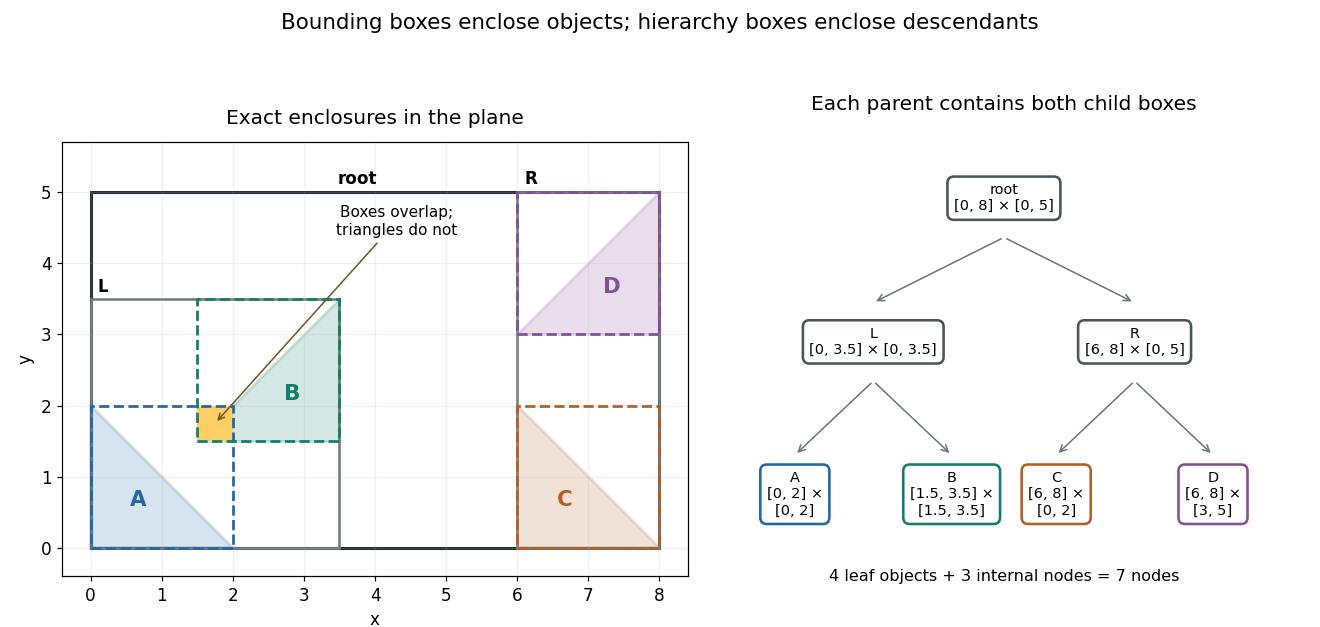

Reproduce this figure in Python.
"""Exact planar enclosures and their binary hierarchy.

Run from _media with Python 3.14, matplotlib 3.10.7 and numpy 2.3.5:
MPLBACKEND=Agg MPLCONFIGDIR=/tmp/codex-wiki-matplotlib python3.14 ../bounding-box-enclosures-and-hierarchy.py
"""

import json
from pathlib import Path

import matplotlib.pyplot as plt
import numpy as np
from matplotlib.patches import Polygon, Rectangle


TRIANGLES = {
    "A": np.array([(0, 0), (2, 0), (0, 2)], dtype=float),
    "B": np.array([(1.5, 1.5), (3.5, 1.5), (3.5, 3.5)]),
    "C": np.array([(6, 0), (8, 0), (6, 2)], dtype=float),
    "D": np.array([(6, 3), (8, 3), (8, 5)], dtype=float),
}
CHILDREN = {"root": ("L", "R"), "L": ("A", "B"), "R": ("C", "D")}
COLORS = {"A": "#2467a4", "B": "#147d69", "C": "#b45f28", "D": "#85509a"}


def boxes():
    result = {name: (p.min(axis=0), p.max(axis=0)) for name, p in TRIANGLES.items()}
    for name in ("L", "R", "root"):
        left, right = (result[c] for c in CHILDREN[name])
        result[name] = (np.minimum(left[0], right[0]), np.maximum(left[1], right[1]))
    return result


def verify(bounds):
    for name, p in TRIANGLES.items():
        lo, hi = bounds[name]
        assert np.all(lo <= p) and np.all(p <= hi)
    for parent, children in CHILDREN.items():
        lo, hi = bounds[parent]
        for child in children:
            clo, chi = bounds[child]
            assert np.all(lo <= clo) and np.all(chi <= hi)
    lo = np.maximum(bounds["A"][0], bounds["B"][0])
    hi = np.minimum(bounds["A"][1], bounds["B"][1])
    assert np.array_equal(lo, (1.5, 1.5)) and np.array_equal(hi, (2, 2))
    assert max(TRIANGLES["A"].sum(axis=1)) == 2
    assert min(TRIANGLES["B"].sum(axis=1)) == 3
    assert len(bounds) == 7 and len(TRIANGLES) == 4


def draw_scene(ax, bounds):
    for name in ("root", "L", "R"):
        lo, hi = bounds[name]
        ax.add_patch(Rectangle(lo, *(hi - lo), fill=False,
                               ec="#232c35" if name == "root" else "#737b83",
                               lw=2 if name == "root" else 1.7))
    ax.add_patch(Rectangle((1.5, 1.5), .5, .5, fc="#ffcf66", ec="none", zorder=2))
    for name, p in TRIANGLES.items():
        lo, hi = bounds[name]
        ax.add_patch(Rectangle(lo, *(hi - lo), fill=False, ec=COLORS[name],
                               lw=1.8, linestyle="--", zorder=3))
        ax.add_patch(Polygon(p, fc=COLORS[name], alpha=.18, ec=COLORS[name], lw=2))
        center = p.mean(axis=0)
        ax.text(*center, name, color=COLORS[name], ha="center", va="center",
                weight="bold", fontsize=14)
    ax.annotate("Boxes overlap;\ntriangles do not", xy=(1.75, 1.75),
                xytext=(4.3, 4.4), ha="center", fontsize=10,
                arrowprops={"arrowstyle": "->", "color": "#6d551f"})
    ax.text(3.75, 5.12, "root", weight="bold", ha="center")
    ax.text(.1, 3.6, "L", weight="bold")
    ax.text(6.1, 5.12, "R", weight="bold")
    ax.set(xlim=(-.4, 8.4), ylim=(-.4, 5.7), xlabel="x", ylabel="y")
    ax.set_aspect("equal")
    ax.set_xticks(range(9))
    ax.set_yticks(range(6))
    ax.grid(alpha=.18)
    ax.set_title("Exact enclosures in the plane", pad=12)


def draw_tree(ax):
    locations = {"root": (.5, .84), "L": (.25, .51), "R": (.75, .51),
                 "A": (.1, .16), "B": (.4, .16), "C": (.6, .16), "D": (.9, .16)}
    labels = {"root": "root\n[0, 8] × [0, 5]", "L": "L\n[0, 3.5] × [0, 3.5]",
              "R": "R\n[6, 8] × [0, 5]", "A": "A\n[0, 2] × [0, 2]",
              "B": "B\n[1.5, 3.5] × [1.5, 3.5]", "C": "C\n[6, 8] × [0, 2]",
              "D": "D\n[6, 8] × [3, 5]"}
    for parent, children in CHILDREN.items():
        x, y = locations[parent]
        for child in children:
            cx, cy = locations[child]
            ax.annotate("", xy=(cx, cy + .09), xytext=(x, y - .09),
                        arrowprops={"arrowstyle": "->", "color": "#6b737b"})
    for name, (x, y) in locations.items():
        # Leaf endpoint labels on separate lines fit without overlap.
        label = labels[name]
        if name in TRIANGLES:
            label = label.replace(" × ", " ×\n")
        ax.text(x, y, label, ha="center", va="center", fontsize=9.5,
                bbox={"boxstyle": "round,pad=.45", "facecolor": "white",
                      "edgecolor": COLORS.get(name, "#4c555d"), "linewidth": 1.7})
    ax.set(xlim=(-.07, 1.07), ylim=(-.06, 1))
    ax.axis("off")
    ax.set_title("Each parent contains both child boxes", pad=12)
    ax.text(.5, -.04, "4 leaf objects + 3 internal nodes = 7 nodes",
            ha="center", fontsize=10.5)


def main():
    plt.rcParams.update({"font.size": 11, "figure.facecolor": "white", "axes.facecolor": "white"})
    bounds = boxes()
    verify(bounds)
    fig, axes = plt.subplots(1, 2, figsize=(12, 5.7), gridspec_kw={"width_ratios": [1.05, 1]})
    draw_scene(axes[0], bounds)
    draw_tree(axes[1])
    fig.suptitle("Bounding boxes enclose objects; hierarchy boxes enclose descendants", fontsize=14)
    fig.tight_layout(rect=(0, .03, 1, .94))
    output = Path(Path(__file__).stem + ".png")
    fig.savefig(output, dpi=110, facecolor="white", transparent=False)
    plt.close(fig)
    print(json.dumps({"output": str(output), "nodes": 7, "leaves": 4,
                      "boxes": {n: [lo.tolist(), hi.tolist()] for n, (lo, hi) in bounds.items()},
                      "A_B_box_overlap": [[1.5, 1.5], [2, 2]], "A_B_shapes_disjoint": True}))


if __name__ == "__main__":
    main()
